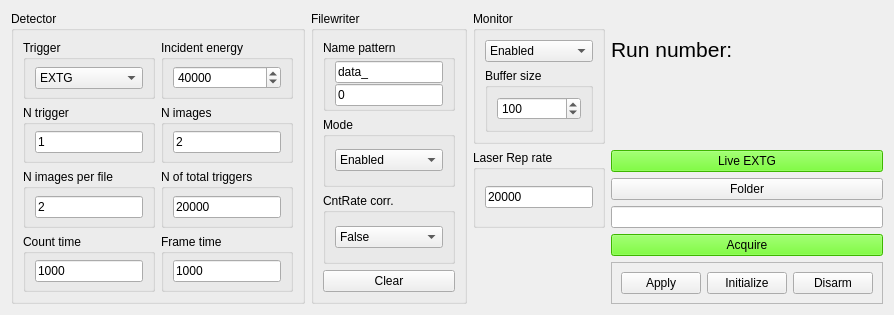
         <widget class="QWidget" name="tab_13">
          <attribute name="title">
           <string>QUADRO settings</string>
          </attribute>
          <layout class="QGridLayout" name="gridLayout_4">
           <item row="0" column="0" rowspan="8">
            <widget class="QGroupBox" name="groupBox_26">
             <property name="title">
              <string>Detector</string>
             </property>
             <layout class="QGridLayout" name="gridLayout_34">
              <item row="1" column="0">
               <widget class="QGroupBox" name="groupBox_14">
                <property name="title">
                 <string>N trigger</string>
                </property>
                <layout class="QGridLayout" name="gridLayout_23">
                 <property name="topMargin">
                  <number>0</number>
                 </property>
                 <property name="bottomMargin">
                  <number>0</number>
                 </property>
                 <property name="verticalSpacing">
                  <number>0</number>
                 </property>
                 <item row="0" column="0">
                  <widget class="QLineEdit" name="lineEdit">
                   <property name="text">
                    <string>1</string>
                   </property>
                  </widget>
                 </item>
                </layout>
               </widget>
              </item>
              <item row="1" column="1">
               <widget class="QGroupBox" name="groupBox_15">
                <property name="title">
                 <string>N images</string>
                </property>
                <layout class="QGridLayout" name="gridLayout_24">
                 <property name="topMargin">
                  <number>0</number>
                 </property>
                 <property name="bottomMargin">
                  <number>0</number>
                 </property>
                 <property name="verticalSpacing">
                  <number>0</number>
                 </property>
                 <item row="0" column="0">
                  <widget class="QLineEdit" name="lineEdit_2">
                   <property name="text">
                    <string>2</string>
                   </property>
                  </widget>
                 </item>
                </layout>
               </widget>
              </item>
              <item row="0" column="0">
               <widget class="QGroupBox" name="groupBox_12">
                <property name="title">
                 <string>Trigger</string>
                </property>
                <layout class="QGridLayout" name="gridLayout_20">
                 <property name="topMargin">
                  <number>0</number>
                 </property>
                 <property name="bottomMargin">
                  <number>0</number>
                 </property>
                 <property name="verticalSpacing">
                  <number>0</number>
                 </property>
                 <item row="0" column="0">
                  <widget class="QComboBox" name="comboBox">
                   <item>
                    <property name="text">
                     <string>EXTG</string>
                    </property>
                   </item>
                   <item>
                    <property name="text">
                     <string>INTS</string>
                    </property>
                   </item>
                   <item>
                    <property name="text">
                     <string>INTE</string>
                    </property>
                   </item>
                   <item>
                    <property name="text">
                     <string>EXTS</string>
                    </property>
                   </item>
                   <item>
                    <property name="text">
                     <string>EXTE</string>
                    </property>
                   </item>
                  </widget>
                 </item>
                </layout>
               </widget>
              </item>
              <item row="0" column="1">
               <widget class="QGroupBox" name="groupBox_13">
                <property name="title">
                 <string>Incident energy</string>
                </property>
                <layout class="QGridLayout" name="gridLayout_22">
                 <property name="topMargin">
                  <number>0</number>
                 </property>
                 <property name="bottomMargin">
                  <number>0</number>
                 </property>
                 <property name="verticalSpacing">
                  <number>0</number>
                 </property>
                 <item row="0" column="0">
                  <widget class="QSpinBox" name="spinBox">
                   <property name="maximum">
                    <number>200000</number>
                   </property>
                   <property name="singleStep">
                    <number>1000</number>
                   </property>
                   <property name="value">
                    <number>40000</number>
                   </property>
                  </widget>
                 </item>
                </layout>
               </widget>
              </item>
              <item row="2" column="1">
               <widget class="QGroupBox" name="groupBox_17">
                <property name="title">
                 <string>N of total triggers</string>
                </property>
                <layout class="QGridLayout" name="gridLayout_26">
                 <property name="topMargin">
                  <number>0</number>
                 </property>
                 <property name="bottomMargin">
                  <number>0</number>
                 </property>
                 <property name="verticalSpacing">
                  <number>0</number>
                 </property>
                 <item row="0" column="0">
                  <widget class="QLineEdit" name="lineEdit_4">
                   <property name="text">
                    <string>20000</string>
                   </property>
                  </widget>
                 </item>
                </layout>
               </widget>
              </item>
              <item row="2" column="0">
               <widget class="QGroupBox" name="groupBox_16">
                <property name="title">
                 <string>N images per file</string>
                </property>
                <layout class="QGridLayout" name="gridLayout_25">
                 <property name="topMargin">
                  <number>0</number>
                 </property>
                 <property name="bottomMargin">
                  <number>0</number>
                 </property>
                 <property name="verticalSpacing">
                  <number>0</number>
                 </property>
                 <item row="0" column="0">
                  <widget class="QLineEdit" name="lineEdit_3">
                   <property name="text">
                    <string>2</string>
                   </property>
                  </widget>
                 </item>
                </layout>
               </widget>
              </item>
              <item row="3" column="0">
               <widget class="QGroupBox" name="groupBox_24">
                <property name="title">
                 <string>Count time</string>
                </property>
                <layout class="QGridLayout" name="gridLayout_21">
                 <property name="topMargin">
                  <number>0</number>
                 </property>
                 <property name="bottomMargin">
                  <number>0</number>
                 </property>
                 <property name="verticalSpacing">
                  <number>0</number>
                 </property>
                 <item row="0" column="0">
                  <widget class="QLineEdit" name="lineEdit_6">
                   <property name="text">
                    <string>1000</string>
                   </property>
                  </widget>
                 </item>
                </layout>
               </widget>
              </item>
              <item row="3" column="1">
               <widget class="QGroupBox" name="groupBox_25">
                <property name="title">
                 <string>Frame time</string>
                </property>
                <layout class="QGridLayout" name="gridLayout_33">
                 <property name="topMargin">
                  <number>0</number>
                 </property>
                 <property name="bottomMargin">
                  <number>0</number>
                 </property>
                 <property name="verticalSpacing">
                  <number>0</number>
                 </property>
                 <item row="0" column="0">
                  <widget class="QLineEdit" name="lineEdit_7">
                   <property name="text">
                    <string>1000</string>
                   </property>
                  </widget>
                 </item>
                </layout>
               </widget>
              </item>
             </layout>
            </widget>
           </item>
           <item row="0" column="1" rowspan="8">
            <widget class="QGroupBox" name="groupBox_19">
             <property name="title">
              <string>Filewriter</string>
             </property>
             <layout class="QGridLayout" name="gridLayout_29">
              <item row="3" column="0">
               <widget class="QPushButton" name="pushButton_5">
                <property name="text">
                 <string>Clear</string>
                </property>
               </widget>
              </item>
              <item row="0" column="0">
               <widget class="QGroupBox" name="groupBox_21">
                <property name="title">
                 <string>Name pattern</string>
                </property>
                <layout class="QGridLayout" name="gridLayout_30">
                 <property name="topMargin">
                  <number>0</number>
                 </property>
                 <property name="bottomMargin">
                  <number>0</number>
                 </property>
                 <property name="verticalSpacing">
                  <number>0</number>
                 </property>
                 <item row="0" column="0">
                  <widget class="QLineEdit" name="quadro_namepattern_entry">
                   <property name="text">
                    <string>data_</string>
                   </property>
                  </widget>
                 </item>
                 <item row="1" column="0">
                  <widget class="QLineEdit" name="quadro_namenumber_entry">
                   <property name="sizePolicy">
                    <sizepolicy hsizetype="Expanding" vsizetype="Fixed">
                     <horstretch>0</horstretch>
                     <verstretch>0</verstretch>
                    </sizepolicy>
                   </property>
                   <property name="text">
                    <string>0</string>
                   </property>
                  </widget>
                 </item>
                </layout>
               </widget>
              </item>
              <item row="1" column="0">
               <widget class="QGroupBox" name="groupBox_22">
                <property name="title">
                 <string>Mode</string>
                </property>
                <layout class="QGridLayout" name="gridLayout_31">
                 <property name="topMargin">
                  <number>0</number>
                 </property>
                 <property name="bottomMargin">
                  <number>0</number>
                 </property>
                 <property name="verticalSpacing">
                  <number>0</number>
                 </property>
                 <item row="0" column="0">
                  <widget class="QComboBox" name="comboBox_3">
                   <item>
                    <property name="text">
                     <string>Enabled</string>
                    </property>
                   </item>
                   <item>
                    <property name="text">
                     <string>Disabled</string>
                    </property>
                   </item>
                  </widget>
                 </item>
                </layout>
               </widget>
              </item>
              <item row="2" column="0">
               <widget class="QGroupBox" name="groupBox_23">
                <property name="title">
                 <string>CntRate corr.</string>
                </property>
                <layout class="QGridLayout" name="gridLayout_32">
                 <property name="topMargin">
                  <number>0</number>
                 </property>
                 <property name="bottomMargin">
                  <number>0</number>
                 </property>
                 <property name="verticalSpacing">
                  <number>0</number>
                 </property>
                 <item row="0" column="0">
                  <widget class="QComboBox" name="comboBox_4">
                   <item>
                    <property name="text">
                     <string>False</string>
                    </property>
                   </item>
                   <item>
                    <property name="text">
                     <string>True</string>
                    </property>
                   </item>
                  </widget>
                 </item>
                </layout>
               </widget>
              </item>
             </layout>
            </widget>
           </item>
           <item row="0" column="2" rowspan="3">
            <widget class="QGroupBox" name="groupBox_18">
             <property name="title">
              <string>Monitor</string>
             </property>
             <layout class="QGridLayout" name="gridLayout_27">
              <item row="0" column="0">
               <widget class="QComboBox" name="comboBox_2">
                <item>
                 <property name="text">
                  <string>Enabled</string>
                 </property>
                </item>
                <item>
                 <property name="text">
                  <string>Disabled</string>
                 </property>
                </item>
               </widget>
              </item>
              <item row="1" column="0">
               <widget class="QGroupBox" name="groupBox_20">
                <property name="title">
                 <string>Buffer size</string>
                </property>
                <layout class="QGridLayout" name="gridLayout_28">
                 <item row="0" column="0">
                  <widget class="QSpinBox" name="spinBox_2">
                   <property name="maximum">
                    <number>999999999</number>
                   </property>
                   <property name="value">
                    <number>100</number>
                   </property>
                  </widget>
                 </item>
                </layout>
               </widget>
              </item>
             </layout>
            </widget>
           </item>
           <item row="0" column="3">
            <spacer name="horizontalSpacer_10">
             <property name="orientation">
              <enum>Qt::Horizontal</enum>
             </property>
             <property name="sizeHint" stdset="0">
              <size>
               <width>40</width>
               <height>20</height>
              </size>
             </property>
            </spacer>
           </item>
           <item row="1" column="3">
            <widget class="QLabel" name="label_30">
             <property name="font">
              <font>
               <pointsize>16</pointsize>
              </font>
             </property>
             <property name="text">
              <string>Run number: </string>
             </property>
            </widget>
           </item>
           <item row="2" column="3">
            <spacer name="verticalSpacer_7">
             <property name="orientation">
              <enum>Qt::Vertical</enum>
             </property>
             <property name="sizeHint" stdset="0">
              <size>
               <width>20</width>
               <height>40</height>
              </size>
             </property>
            </spacer>
           </item>
           <item row="3" column="3">
            <widget class="QPushButton" name="pushButton_13">
             <property name="styleSheet">
              <string notr="true">background-color: rgb(85, 255, 0);</string>
             </property>
             <property name="text">
              <string>Live EXTG</string>
             </property>
             <property name="checkable">
              <bool>true</bool>
             </property>
            </widget>
           </item>
           <item row="4" column="3">
            <widget class="QPushButton" name="folder_btn">
             <property name="text">
              <string>Folder</string>
             </property>
            </widget>
           </item>
           <item row="5" column="3">
            <widget class="QLineEdit" name="folder_path_entry"/>
           </item>
           <item row="6" column="3">
            <widget class="QPushButton" name="quadro_acquire_btn">
             <property name="styleSheet">
              <string notr="true">background-color: rgb(85, 255, 0);</string>
             </property>
             <property name="text">
              <string>Acquire</string>
             </property>
            </widget>
           </item>
           <item row="7" column="3">
            <widget class="QFrame" name="frame_10">
             <property name="frameShape">
              <enum>QFrame::StyledPanel</enum>
             </property>
             <property name="frameShadow">
              <enum>QFrame::Raised</enum>
             </property>
             <layout class="QGridLayout" name="gridLayout_36">
              <item row="0" column="0">
               <widget class="QPushButton" name="pushButton_6">
                <property name="text">
                 <string>Apply</string>
                </property>
               </widget>
              </item>
              <item row="0" column="1">
               <widget class="QPushButton" name="quadro_init_btn">
                <property name="text">
                 <string>Initialize</string>
                </property>
               </widget>
              </item>
              <item row="0" column="2">
               <widget class="QPushButton" name="pushButton_8">
                <property name="text">
                 <string>Disarm</string>
                </property>
               </widget>
              </item>
             </layout>
            </widget>
           </item>
           <item row="3" column="2" rowspan="3">
            <widget class="QGroupBox" name="groupBox_47">
             <property name="title">
              <string>Laser Rep rate</string>
             </property>
             <layout class="QGridLayout" name="gridLayout_35">
              <property name="topMargin">
               <number>0</number>
              </property>
              <property name="bottomMargin">
               <number>0</number>
              </property>
              <property name="verticalSpacing">
               <number>0</number>
              </property>
              <item row="0" column="0">
               <widget class="QLineEdit" name="lineEdit_8">
                <property name="text">
                 <string>20000</string>
                </property>
               </widget>
              </item>
             </layout>
            </widget>
           </item>
          </layout>
         </widget>
